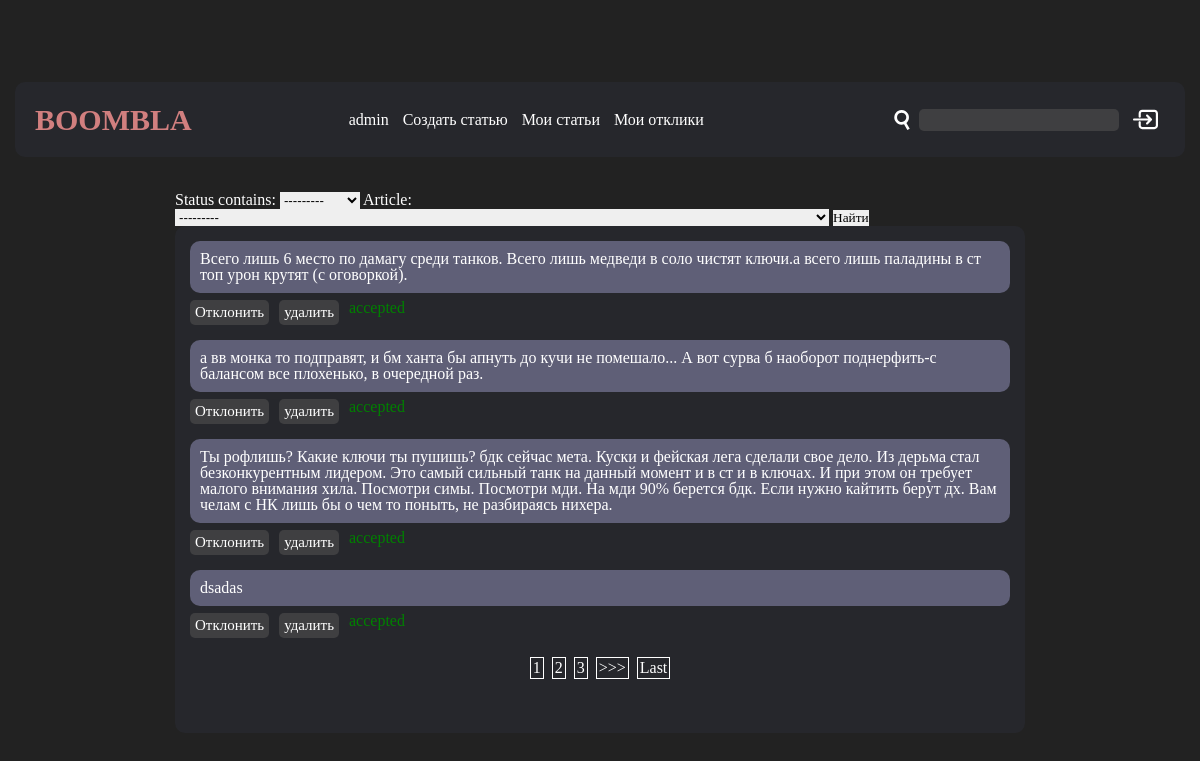
Screenshot of /my_comments (signed in) with the database file from the repository.
### articles/models.py (models this page shows, shortened)
class Comment(models.Model):
    user = models.ForeignKey(User, on_delete=models.CASCADE)
    article = models.ForeignKey(
        Article, on_delete=models.CASCADE, related_name='comments')
    text = models.TextField(max_length=500, default='Текст комментария')
    ACCEPTEET = 'accepted'
    REJECTED = 'rejected'
    EXPECTS = 'expects'
    STATUS_COICES = {
        (ACCEPTEET, 'Принят'),
        (REJECTED, 'Отклонен'),
        (EXPECTS, 'Ожидает'),
    }
    status = models.CharField(
        max_length=11, choices=STATUS_COICES, default=EXPECTS)

### articles/views.py (the view)
# urls.py: path('my_comments', myComments, name='myComments'),
@login_required
def myComments(request):
    context = {}
    user = request.user
    comments = Comment.objects.select_related(
        'user', 'article__user').all().filter(article__user=user)
    filter = CommentFilter(
        request.GET, queryset=comments, request=request)
    context['filter'] = filter
    paginator = Paginator(filter.qs, 4)
    page_number = request.GET.get('page')
    page_obj = paginator.get_page(page_number)
    context['page_obj'] = page_obj
    commentManagement(request)
    return render(request, 'articles/my_comments.html',
                  context=context)

### articles/context_processors.py (called while the page is built)
def custom_proc(request):
    return {
        'is_authenticated': request.user.is_authenticated,
    }

### articles/views.py (called while the page is built)
def commentManagement(request):
    delete = request.GET.get('delete', '')
    accept = request.GET.get('accept', '')
    reject = request.GET.get('reject', '')
    user = request.user
    if delete:
        comment = Comment.objects.get(pk=delete)
        if (comment.user == user) | (comment.article.user == user):
            comment.delete()
    if accept:
        comment = Comment.objects.get(pk=accept)
        if comment.article.user == user:
            comment.status = 'accepted'
            comment.save()
    if reject:
        comment = Comment.objects.get(pk=reject)
        if comment.article.user == user:
            comment.status = 'rejected'
            comment.save()

### templates/articles/my_comments.html (shortened to what this page needs)
{%extends 'articles/default.html'%}
{% load static %}
{%block content%}
<div class="wraper">
    <form method="GET">
        {{ filter.form }}
        <input type="submit" value="Найти">
    </form>
    <div class="comments">
        {%if page_obj%}
        {%for comment in page_obj%}
        {%if comment.article.user == user%}
        <div class="comments__item">
            {%if comment.user == user%}
            <p class="comments__text-self">
                {{comment.text}}
            </p>
            {%else%}
            <p class="comments__text">
                {{comment.text}}
            </p>
            {%endif%}
            <div class="comments__btn-container">
                {%if comment.status == 'accepted' %}
                <a class="comments__btn" href="?reject={{comment.id}}">Отклонить</a>
                <a class="comments__btn" href="?delete={{comment.id}}">удалить</a>
                <p class="comments__{{comment.status}}">{{comment.status}}</p>
                {%endif%}
            </div>
        </div>
        {%endif%}
        {%endfor%}
        {%endif%}
        {% if page_obj and page_obj.paginator.num_pages > 1 %}
        <div class="paginate">
                    {% for num in page_obj.paginator.page_range %}
                    {% if page_obj.number == num %}
                    <a class="paginate-link">{{ num }}</a>
                    {% elif num > page_obj.number|add:'-3' and num < page_obj.number|add:'3' %} <a class="paginate-link"
                        href="?page={{ num }}">
                        {{num}}
            </a>
            {% endif %}
            {% endfor %}
            {% if page_obj.has_next %}
            <a class="paginate-link" href="?page={{ page_obj.next_page_number }}">>>></a>
            <a class="paginate-link" href="?page={{ page_obj.paginator.num_pages }}">Last</a>
            {% endif %}
        </div>
        {% endif %}
    </div>
</div>
{%endblock content%}

### templates/articles/default.html (shortened to what this page needs)
{% load static %}
<!DOCTYPE html>
<html lang="en">
<head>
    <link rel="stylesheet" href="{% static 'articles/css/style.css' %}">
</head>
<body>
    <header class="header">
        <a class="logo" href="/">BOOMBLA</a>
        <nav class="header__navigator navigator">
            <ul class="header__menu menu">
                <li class="menu__item"><a class="menu__link" href="#">{{user.username}}</a></li>
                <li class="menu__item"><a class="menu__link" href="/create">Создать статью</a></li>
                <li class="menu__item"><a class="menu__link" href="/my_articles">Мои статьи</a></li>
                <li class="menu__item"><a class="menu__link" href="/my_comments">Мои отклики</a></li>
            </ul>
            <ul class="header__list">
                <form method="GET" action="{% url 'articleList' %}">
                    <li class="menu__item"> <button class="search-btn" type="submit"><img class="search-icon"
                                src="{% static 'articles/icons/search.svg' %}" alt=""></button>
                        <input class="search-input" type="text" name="search">
                    </li>
                </form>
                <li class="menu__item">
                    {% if not user.is_authenticated %}
                    <a href="/login/">
                        <img src="{% static 'articles/icons/login.svg'%}" alt="" class="login-icon">
                    </a>
                    {%else%}
                    <a href="/logout/">
                        <img src="{% static 'articles/icons/login.svg'%}" alt="" class="login-icon">
                    </a>
                    {%endif%}
                </li>
            </ul>
        </nav>
    </header>
    {%block content%}
    {%endblock content%}
</body>
</html>

### static/articles/css/style.css (style rules this page uses)
* { padding: 0; margin: 0; border: 0; }
*, *:before, *:after { -webkit-box-sizing: border-box; box-sizing: border-box; }
nav, footer, header, aside { display: block; }
html, body { font-size: 100%; line-height: 1; font-size: 14px; -ms-text-size-adjust: 100%; -moz-text-size-adjust: 100%; -webkit-text-size-adjust: 100%; }
input, button, textarea { font-family: inherit; }
button { cursor: pointer; }
a, a:visited { text-decoration: none; }
ul li { list-style: none; }
img { vertical-align: top; }
body { font-family: 'Times New Roman', Times, sans-serif; font-size: 16px; background-color: #222222; color: #fff; }
body a { color: #ddd4ec; }
.header { height: 75px; width: 1170px; margin: 82px auto; margin-bottom: 35px; padding: 0 20px; background-color: #26272C; border-radius: 10px; display: -webkit-box; display: -ms-flexbox; display: flex; -webkit-box-align: center; -ms-flex-align: center; align-items: center; position: -webkit-sticky; position: sticky; top: 0px; }
.header .logo { display: block; font-size: 30px; font-weight: bold; color: #d17f7f; }
.header__menu { margin-left: 150px; }
.header__list { display: -webkit-box; display: -ms-flexbox; display: flex; -webkit-box-align: center; -ms-flex-align: center; align-items: center; }
.header__list .search-btn { background-color: rgba(0, 0, 0, 0); }
.search-input { margin-left: 7px; width: 200px; height: 22px; font-size: 16px; background-color: #3f3f41; color: #fff; border-radius: 5px; padding: 3px 5px; }
.like-icon, .comment-icon, .search-icon { width: 20px; height: 20px; }
.login-icon { width: 25px; height: 25px; }
.navigator { height: 100%; display: -webkit-box; display: -ms-flexbox; display: flex; -webkit-box-flex: 1; -ms-flex: auto; flex: auto; -webkit-box-align: center; -ms-flex-align: center; align-items: center; -webkit-box-pack: justify; -ms-flex-pack: justify; justify-content: space-between; }
.menu { height: 100%; display: -webkit-box; display: -ms-flexbox; display: flex; -webkit-box-align: center; -ms-flex-align: center; align-items: center; }
.menu__item { display: -webkit-box; display: -ms-flexbox; display: flex; -webkit-box-align: center; -ms-flex-align: center; align-items: center; margin: 0 7px; height: 100%; }
.menu__link { display: -webkit-box; display: -ms-flexbox; display: flex; color: #fff; height: 100%; -webkit-box-pack: center; -ms-flex-pack: center; justify-content: center; -webkit-box-align: center; -ms-flex-align: center; align-items: center; }
.wraper { margin: 0 auto; width: 850px; display: -webkit-box; display: -ms-flexbox; display: flex; -webkit-box-orient: vertical; -webkit-box-direction: normal; -ms-flex-direction: column; flex-direction: column; overflow: hidden; }
.comments { background-color: #26272C; border-radius: 10px; padding: 15px; margin-bottom: 30px; }
.comments__text, .comments__text-self { margin-bottom: 7px; padding: 10px; background-color: #3f3f41; border-radius: 10px; }
.comments__text-self { background-color: #5f5f77; }
.comments__btn { display: block; color: #fff; background-color: #3f3f41; font-size: 15px; border-radius: 5px; text-align: center; line-height: 15px; padding: 5px; margin-right: 10px; }
.comments__btn-container { display: -webkit-box; display: -ms-flexbox; display: flex; }
.comments__item { margin-bottom: 15px; }
.comments__accepted { color: green; }
.paginate-link { color: #fff; display: block; border: 1px #fff solid; padding: 2px; margin: 4px; }
.paginate { display: -webkit-box; display: -ms-flexbox; display: flex; -webkit-box-pack: center; -ms-flex-pack: center; justify-content: center; margin-bottom: 35px; }

### rows the page displays
Comment: text "Всего лишь 6 место по дамагу среди танков. Всего лишь медведи в соло чистят ключи.а всего лишь паладины в ст топ урон крутят (с оговоркой).", status "accepted"
Comment: text "а вв монка то подправят, и бм ханта бы апнуть до кучи не помешало... А вот сурва б наоборот поднерфить-с балансом все плохенько, в очередной раз.", status "accepted"
Comment: text "Ты рофлишь? Какие ключи ты пушишь? бдк сейчас мета. Куски и фейская лега сделали свое дело. Из дерьма стал безконкурентным лидером. Это самый сильный танк на данный момент и в ст и в ключах. И при этом он требует малого внимания хила. Посмотри симы. Посмотри мди. На мди 90% берется бдк. Если нужно кайтить берут дх. Вам челам с НК лишь бы о чем то поныть, не разбираясь нихера.", status "accepted"
Comment: text "dsadas", status "accepted"

### other values shown
{{ user.username }} "admin"
{{ num }} "1"
{{ num }} "2" "3"
